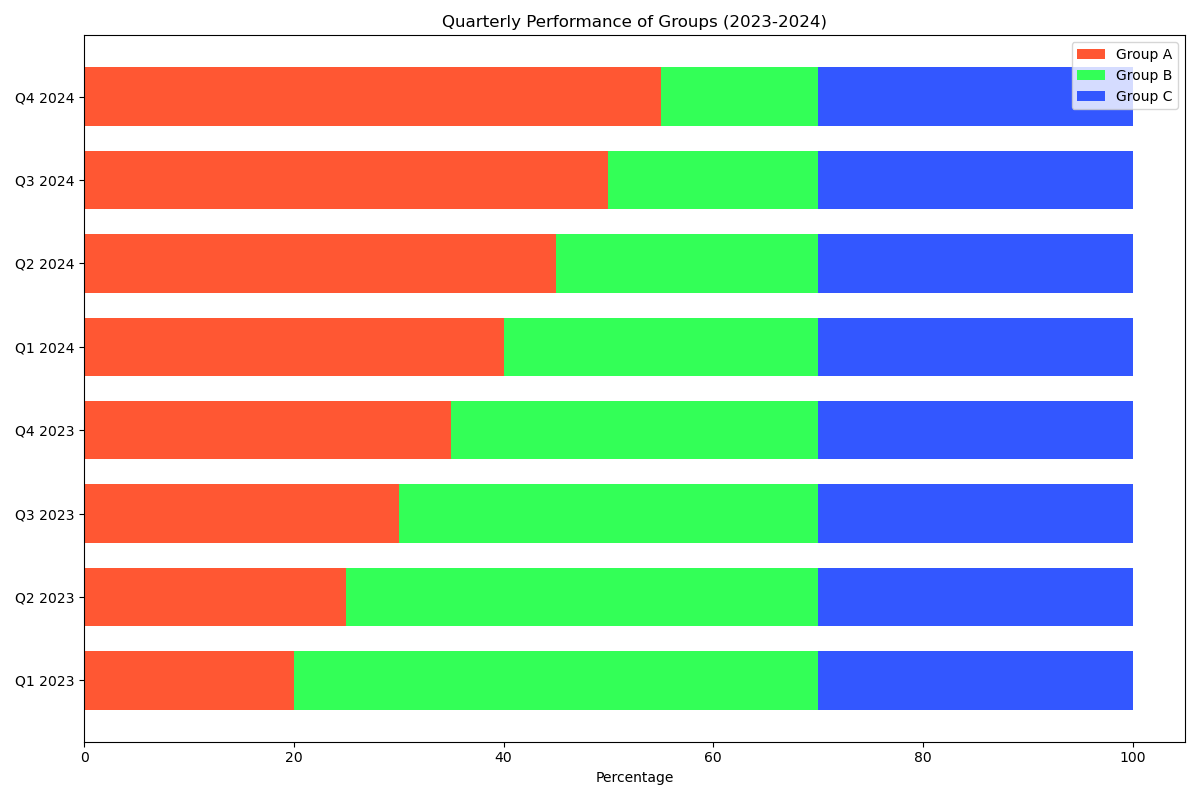

Generate this figure with Python:

import matplotlib.pyplot as plt
import numpy as np

data = {
    'Q1 2023': [20, 50, 30],
    'Q2 2023': [25, 45, 30],
    'Q3 2023': [30, 40, 30],
    'Q4 2023': [35, 35, 30],
    'Q1 2024': [40, 30, 30],
    'Q2 2024': [45, 25, 30],
    'Q3 2024': [50, 20, 30],
    'Q4 2024': [55, 15, 30]
}

categories = list(data.keys())
values = np.array(list(data.values()))
group_labels = ['Group A', 'Group B', 'Group C']
colors = ['#FF5733', '#33FF57', '#3357FF']

fig, ax = plt.subplots(figsize=(12, 8))

bar_width = 0.7
bars = np.arange(len(categories))

bottoms = np.zeros(len(categories))

for idx, (group, color) in enumerate(zip(group_labels, colors)):
    ax.barh(bars, values[:, idx], bar_width, left=bottoms, label=group, color=color)
    bottoms += values[:, idx]

ax.set_xlabel('Percentage')
ax.set_title('Quarterly Performance of Groups (2023-2024)')
ax.set_yticks(bars)
ax.set_yticklabels(categories)
ax.legend(loc='upper right')

plt.tight_layout()
plt.show()
